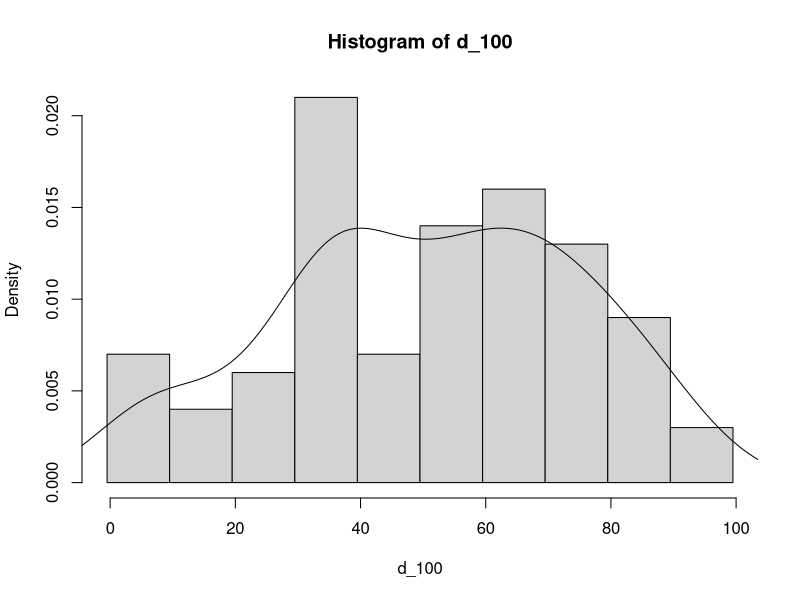

Reproduce this figure in R.
x11()

d_100 <- c(
                 35,
                 37,
                 38,
                 30,                
                 36,                
                 35,         69,
                 34,         62,    
                 32,     50, 64,
                 39,     57, 66, 72,
                 37,     50, 69, 78,
                 39,     58, 60, 72,
                 38,     52, 63, 76,
                 30,     55, 68, 77, 84,
                 32,     51, 68, 74, 83,
      8,         38, 41, 56, 62, 73, 89,
      9,     26, 35, 40, 52, 64, 73, 82,
      0,     23, 39, 47, 52, 60, 77, 82,
      6, 10, 22, 35, 47, 50, 63, 70, 82,
      7, 12, 23, 38, 44, 51, 61, 72, 87, 99,
      4, 15, 24, 39, 47, 56, 63, 71, 89, 91,
      1, 17, 27, 33, 45, 58, 63, 79, 86, 92
)

hist(d_100, breaks=seq(0,100,by=10)-0.5, freq=FALSE)
dens = density(d_100)#, bw="SJ")

lines(dens)

z <- locator(1) # wait for mouse click or enter pressed
